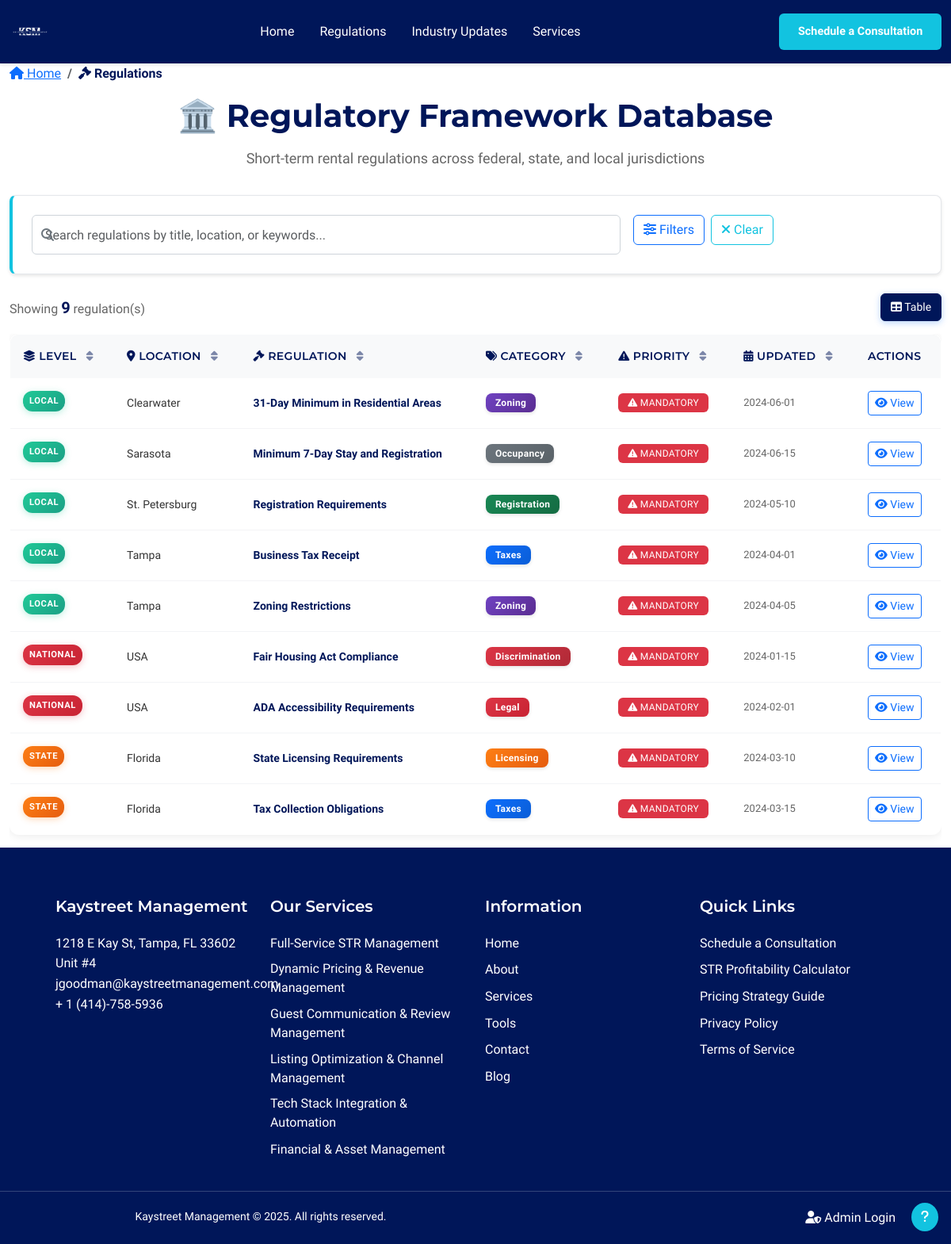
The page /regulations on the database its author committed.
### models.py (models this page shows, shortened)
class Regulation(db.Model):
    id = db.Column(db.Integer, primary_key=True)
    jurisdiction_level = db.Column(db.String(50), nullable=False)  # National, State, Local
    location = db.Column(db.String(100), nullable=False)
    title = db.Column(db.String(200), nullable=False)
    key_requirements = db.Column(db.Text, nullable=False)
    last_updated = db.Column(db.Date, nullable=False)
    category = db.Column(db.String(50), nullable=False, default='Legal')  # Legal, Licensing, Taxes, Zoning, Occupancy, Registration, Discrimination
    compliance_level = db.Column(db.String(20), nullable=False, default='Mandatory')  # Mandatory, Recommended, Optional
    property_type = db.Column(db.String(50), nullable=False, default='Both')  # Residential, Commercial, Both
    effective_date = db.Column(db.Date, nullable=True)  # When regulation becomes effective
    expiry_date = db.Column(db.Date, nullable=True)  # When regulation expires (if applicable)
    keywords = db.Column(db.Text, nullable=True)  # Comma-separated keywords for better search
    created_at = db.Column(db.DateTime, default=datetime.utcnow)

### app/blueprints/main.py (the view)
@main_bp.route('/regulations')
def regulations():
    filters = {
        'jurisdiction': request.args.get('jurisdiction', '').strip(),
        'location': request.args.get('location', '').strip(),
        'category': request.args.get('category', '').strip(),
        'search': request.args.get('search', '').strip()
    }
    regulations = RegulationService.get_filtered_regulations(filters)
    filter_options = RegulationService.get_filter_options()
    saved_searches = RegulationService.get_public_saved_searches()
    return render_template('regulations.html',
                         regulations=regulations,
                         all_jurisdictions=filter_options['jurisdictions'],
                         all_locations=filter_options['locations'],
                         all_categories=filter_options['categories'],
                         current_jurisdiction=filters['jurisdiction'],
                         current_location=filters['location'],
                         current_category=filters['category'],
                         current_search=filters['search'],
                         saved_searches=saved_searches)

### templates/regulations.html (shortened to what this page needs)
{% extends "base.html" %}
{% block content %}
<div class="container-fluid">
    <nav aria-label="breadcrumb" class="mb-3">
        <ol class="breadcrumb">
            <li class="breadcrumb-item">
                <a href="{{ url_for('main.index') }}"><i class="fas fa-home"></i> Home</a>
            </li>
            <li class="breadcrumb-item active" aria-current="page">
                <i class="fas fa-gavel"></i> Regulations
            </li>
        </ol>
    </nav>
    <div class="text-center mb-4">
        <h1 class="regulations-title">🏛️ Regulatory Framework Database</h1>
        <p class="regulations-subtitle text-muted">
            Short-term rental regulations across federal, state, and local jurisdictions
        </p>
    </div>
    <div class="regulations-filter-section mb-4">
        <div class="filter-card">
            <div class="filter-body">
                <div class="row g-3">
                    <div class="col-lg-8">
                        <div class="position-relative">
                            <input type="text"
                                   class="form-control regulations-search-input"
                                   id="searchInput"
                                   placeholder="Search regulations by title, location, or keywords..."
                                   value="{{ current_search }}"
                                   autocomplete="off">
                        </div>
                    </div>
                    <div class="col-lg-4">
                        <div class="d-flex gap-2">
                            <button class="btn btn-outline-primary" onclick="openAdvancedSearch()">
                                <i class="fas fa-sliders-h"></i> Filters
                            </button>
                            <button class="btn btn-outline-secondary" id="clearFiltersBtn">
                                <i class="fas fa-times"></i> Clear
                            </button>
                        </div>
                    </div>
                </div>
            </div>
        </div>
    </div>
    <div class="d-flex justify-content-between align-items-center mb-3">
        <div class="results-count">
            <span class="text-muted">Showing</span>
            <strong id="resultCount">{{ regulations|length }}</strong>
            <span class="text-muted">regulation(s)</span>
        </div>
        <div class="view-options">
            <div class="btn-group btn-group-sm" role="group">
                <button type="button" class="btn btn-outline-secondary active" data-view="table">
                    <i class="fas fa-table"></i> Table
                </button>
            </div>
        </div>
    </div>
    <div class="regulations-container" id="regulationsContainer">
        <div class="table-view" id="tableView">
            <div class="table-responsive">
                <table class="table table-hover regulations-table" id="regulationsTable">
                    <thead class="table-light">
                        <tr>
                            <th class="sortable" data-sort="jurisdiction_level">
                                <i class="fas fa-layer-group"></i> Level
                                <i class="fas fa-sort sort-icon"></i>
                            </th>
                            <th class="sortable" data-sort="location">
                                <i class="fas fa-map-marker-alt"></i> Location
                                <i class="fas fa-sort sort-icon"></i>
                            </th>
                            <th class="sortable" data-sort="title">
                                <i class="fas fa-gavel"></i> Regulation
                                <i class="fas fa-sort sort-icon"></i>
                            </th>
                            <th class="sortable" data-sort="category">
                                <i class="fas fa-tags"></i> Category
                                <i class="fas fa-sort sort-icon"></i>
                            </th>
                            <th class="sortable" data-sort="compliance_level">
                                <i class="fas fa-exclamation-triangle"></i> Priority
                                <i class="fas fa-sort sort-icon"></i>
                            </th>
                            <th class="sortable" data-sort="last_updated">
                                <i class="fas fa-calendar-alt"></i> Updated
                                <i class="fas fa-sort sort-icon"></i>
                            </th>
                            <th>Actions</th>
                        </tr>
                    </thead>
                    <tbody id="regulationsTableBody">
                        {% for regulation in regulations %}
                        <tr class="regulation-row" data-regulation-id="{{ regulation.id }}">
                            <td>
                                <span class="jurisdiction-badge jurisdiction-{{ regulation.jurisdiction_level.lower() }}">
                                    {{ regulation.jurisdiction_level }}
                                </span>
                            </td>
                            <td class="location-cell">{{ regulation.location }}</td>
                            <td class="title-cell">
                                <a href="{{ url_for('main.regulation_detail', id=regulation.id) }}"
                                   class="regulation-title-link text-decoration-none">
                                    {{ regulation.title }}
                                </a>
                            </td>
                            <td>
                                <span class="badge category-badge category-{{ regulation.category.lower().replace(' ', '-') }}">
                                    {{ regulation.category }}
                                </span>
                            </td>
                            <td>
                                {% if regulation.compliance_level == 'Mandatory' %}
                                <span class="badge bg-danger">
                                    <i class="fas fa-exclamation-triangle"></i> Mandatory
                                </span>
                                {% elif regulation.compliance_level == 'Recommended' %}
                                <span class="badge bg-warning">
                                    <i class="fas fa-info-circle"></i> Recommended
                                </span>
                                {% else %}
                                <span class="badge bg-secondary">
                                    <i class="fas fa-minus-circle"></i> Optional
                                </span>
                                {% endif %}
                            </td>
                            <td class="date-cell">{{ regulation.last_updated.strftime('%Y-%m-%d') }}</td>
                            <td>
                                <a href="{{ url_for('main.regulation_detail', id=regulation.id) }}"
                                   class="btn btn-sm btn-outline-primary">
                                    <i class="fas fa-eye"></i> View
                                </a>
                            </td>
                        </tr>
                        {% endfor %}
                    </tbody>
                </table>
            </div>
        </div>
    </div>
</div>
<div class="position-fixed bottom-0 end-0 p-3" style="z-index: 1000;">
    <button class="btn btn-primary rounded-circle" data-bs-toggle="modal" data-bs-target="#helpModal" title="Help">
        <i class="fas fa-question"></i>
    </button>
</div>
{% endblock %}

### rows shown on the page
Regulation: jurisdiction_level "LOCAL", location "Clearwater", title "31-Day Minimum in Residential Areas", category "Zoning", compliance_level "Mandatory" (drawn), last_updated "2024-06-01"
Regulation: jurisdiction_level "LOCAL", location "Sarasota", title "Minimum 7-Day Stay and Registration", category "Occupancy", compliance_level "Mandatory" (drawn), last_updated "2024-06-15"
Regulation: jurisdiction_level "LOCAL", location "St. Petersburg", title "Registration Requirements", category "Registration", compliance_level "Mandatory" (drawn), last_updated "2024-05-10"
Regulation: jurisdiction_level "LOCAL", location "Tampa", title "Business Tax Receipt", category "Taxes", compliance_level "Mandatory" (drawn), last_updated "2024-04-01"
Regulation: jurisdiction_level "LOCAL", location "Tampa", title "Zoning Restrictions", category "Zoning", compliance_level "Mandatory" (drawn), last_updated "2024-04-05"
Regulation: jurisdiction_level "NATIONAL", location "USA", title "Fair Housing Act Compliance", category "Discrimination", compliance_level "Mandatory" (drawn), last_updated "2024-01-15"
Regulation: jurisdiction_level "NATIONAL", location "USA", title "ADA Accessibility Requirements", category "Legal", compliance_level "Mandatory" (drawn), last_updated "2024-02-01"
Regulation: jurisdiction_level "STATE", location "Florida", title "State Licensing Requirements", category "Licensing", compliance_level "Mandatory" (drawn), last_updated "2024-03-10"
Regulation: jurisdiction_level "STATE", location "Florida", title "Tax Collection Obligations", category "Taxes", compliance_level "Mandatory" (drawn), last_updated "2024-03-15"

### other values the page prints
{{ regulations|length }} "9"
